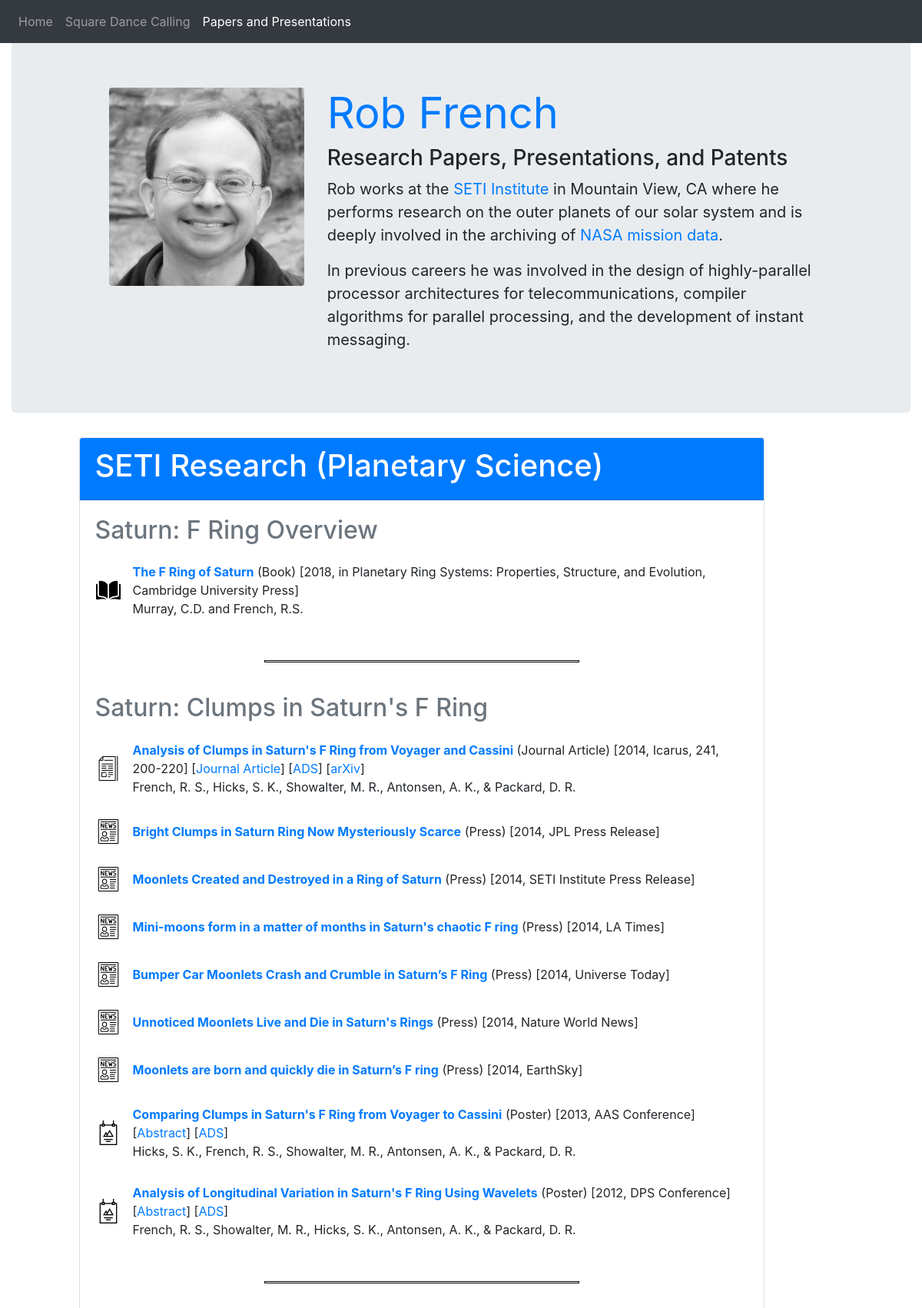
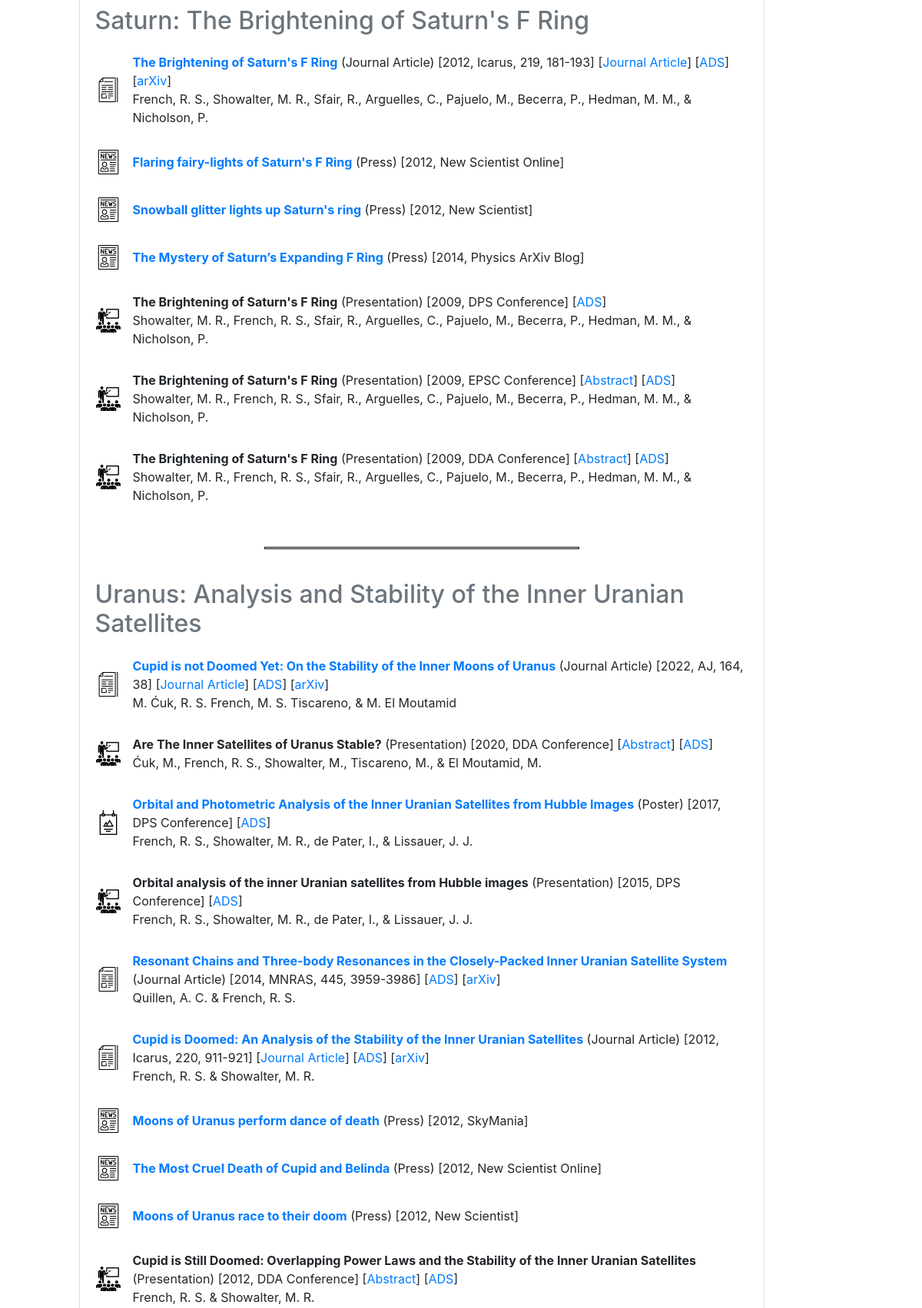
/papers (upper part), run on the app's committed database (2 pictures, top to bottom).
### papers/models.py (models this page shows, shortened)
class PaperCategory(models.Model):
    name = models.CharField(max_length=120)
    display_order = models.IntegerField(unique=True)
    class Meta:
        ordering = ['display_order']

class PaperSubCategory(models.Model):
    category = models.ForeignKey('PaperCategory', on_delete=models.PROTECT)
    name = models.CharField(max_length=120)
    display_order = models.IntegerField()
    class Meta:
        ordering = ['category', 'display_order']

class Paper(models.Model):
    sub_category = models.ForeignKey('PaperSubCategory', on_delete=models.PROTECT)
    display_order = models.IntegerField()
    doc_type = models.CharField(max_length=255)
    year = models.IntegerField()
    title = models.CharField(max_length=255)
    citation = models.CharField(max_length=120, blank=True)
    authors = models.CharField(max_length=255, blank=True)
    full_text_link = models.CharField(max_length=255, blank=True)
    journal_link = models.CharField(max_length=255, blank=True)
    abstract_link = models.CharField(max_length=255, blank=True)
    arXiv_link = models.CharField(max_length=255, blank=True)
    ADS_link = models.CharField(max_length=255, blank=True)
    class Meta:
        ordering = ['sub_category', 'display_order']

### papers/views.py (the view)
# urls.py: path('papers', papers.views.papers),
def papers(request):
    paper_dict = {}
    category_list = []
    sub_category_dict = {}
    for category in PaperCategory.objects.all():
        category_used = False
        sub_categories = (PaperSubCategory.objects.
                          filter(category__name=category.name))
        sub_category_dict[category.name] = []
        for i, sub_category in enumerate(sub_categories):
            papers = (Paper.objects.filter(sub_category=sub_category).
                      order_by('display_order'))
            paper_list = list(papers)
            for paper in paper_list:
                if (paper.full_text_link and
                    (paper.full_text_link.find('rfrench.org') != -1 or
                     not paper.full_text_link.startswith('http'))):
                    paper.full_text_link = (paper.full_text_link.
                            replace('http://rfrench.org/papers', '/papers'))
                    paper.full_static_content = True
                else:
                    paper.full_static_content = False
                if (paper.abstract_link and
                    (paper.abstract_link.find('rfrench.org') != -1 or
                     not paper.abstract_link.startswith('http'))):
                    paper.abstract_link = (paper.abstract_link.
                            replace('http://rfrench.org/papers', '/papers'))
                    paper.abstract_static_content = True
                else:
                    paper.abstract_static_content = False
            if len(paper_list) > 0:
                sub_category_dict[category.name].append(sub_category)
                category_used = True
                paper_dict[(category.name,
                            sub_category.name)] = paper_list
            sub_category.not_last_entry = i != len(sub_categories)-1
            print(sub_category.name, sub_category.not_last_entry)
        if category_used:
            category_list.append(category.name)
    return render(request, 'papers/papers.html',
                  {'categories': category_list,
                   'sub_categories': sub_category_dict,
                   'papers': paper_dict})

### papers/templates/papers/papers.html (shortened to what this page needs)
<!doctype html>
<html lang="en">
  <head>
    <link rel="stylesheet" href="https://maxcdn.bootstrapcdn.com/bootstrap/4.0.0-beta.3/css/bootstrap.min.css">
  </head>
  <body style="padding-top:50px;">
    {% load static %}
    <div class="container-fluid">
      <nav class="navbar fixed-top navbar-expand-sm navbar-dark bg-dark">
        <ul class="navbar-nav mr-auto">
          <li class="nav-item">
            <a class="nav-link" href="/">Home</a>
          </li>
          <li class="nav-item">
            <a class="nav-link" href="/calling/">Square Dance Calling</a>
          </li>
          <li class="nav-item active">
            <a class="nav-link" href="/papers/">Papers and Presentations <span class="sr-only">(current)</span></a>
          </li>
        </ul>
      </nav>
      <div class="jumbotron">
        <div class="row">
          <div class="col-1"></div>
          <div class="col-3">
            <img class="img-fluid rounded" src="{% static "papers/rob-papers.jpg" %}" alt="Rob's face"/>
          </div>
          <div class="col-7">
            <div class="row">
              <div class="col-12">
                <h1 class="display-4"><a href="/"><strong>Rob French</strong></a></h1>
                <h3>Research Papers, Presentations, and Patents</h3>
                <p class="lead">
                  <strong>Rob works at the <a target="_blank" href="https://www.seti.org/">SETI Institute</a>
                  in Mountain View, CA where he performs research on the outer planets of our solar system
                  and is deeply involved in the archiving of
                  <a target="_blank" href="https://pds-rings.seti.org/">NASA mission data</a>.</strong>
                </p>
                <p class="lead">
                  <strong>In previous careers he was involved in the design of highly-parallel processor
                  architectures for telecommunications, compiler algorithms for parallel processing, and the
                  development of instant messaging.</strong>
                </p>
              </div>
            </div>
          </div>
        </div>
      </div>
    </div>
    <div class="row">
      <div class="col-1"></div>
      <div class="col-9">
        {% for category in categories %}
          <div class="card">
            <div class="card-header text-white bg-primary">
              <h1>{{ category }}</h1>
            </div>
            <div class="card-body">
              {% for category2, sub_categories in sub_categories.items %}
                {% if category == category2 %}
                  {% for sub_category in sub_categories %}
                    <h2 class="text-secondary">{{ sub_category.name }}</h2>
                    <table>
                      {% for papers_key, papers in papers.items %}
                        {% if papers_key.0 == category and papers_key.1 == sub_category.name %}
                          {% for paper in papers %}
                            <tr>
                              <td style="padding-right:15px;padding-top:15px;padding-bottom:15px;">
                                {% if paper.doc_type == 'Patent' %}
                                  <img src="{% static "papers/icon-patent.png" %}">
                                {% elif paper.doc_type == 'Presentation' %}
                                  <img src="{% static "papers/icon-presentation.png" %}">
                                {% elif paper.doc_type == 'Poster' %}
                                  <img src="{% static "papers/icon-poster.png" %}">
                                {% elif paper.doc_type == 'Press' %}
                                  <img src="{% static "papers/icon-newspaper.png" %}">
                                {% elif paper.doc_type == 'Journal Article' %}
                                  <img src="{% static "papers/icon-article.png" %}">
                                {% elif paper.doc_type == 'Technical Report' %}
                                  <img src="{% static "papers/icon-article.png" %}">
                                {% elif paper.doc_type == 'Conference Proceedings' %}
                                  <img src="{% static "papers/icon-article.png" %}">
                                {% elif paper.doc_type == 'Announcement' %}
                                  <img src="{% static "papers/icon-announcement.png" %}">
                                {% elif paper.doc_type == 'Thesis' %}
                                  <img src="{% static "papers/icon-thesis.png" %}">
                                {% elif paper.doc_type == 'Book' %}
                                  <img src="{% static "papers/icon-book.png" %}">
                                {% endif %}
                              </td>
                              <td style="padding-top:15px;padding-bottom:15px;">
                                {% if paper.full_text_link %}
                                  {% if paper.full_static_content %}
                                    <a target="_blank" href="{% static paper.full_text_link %}"><b>{{paper.title}}</b></a>
                                  {% else %}
                                    <a target="_blank" href="{{ paper.full_text_link }}"><b>{{paper.title}}</b></a>
                                  {% endif %}
                                {% else %}
                                  <b>{{paper.title}}</b>
                                {% endif %}
                                ({{ paper.doc_type }})
                                {% if paper.citation %}
                                  [{{ paper.year }}, {{ paper.citation }}]
                                {% else %}
                                  [{{ paper.year }}]
                                {% endif %}
                                {% if paper.journal_link %}
                                  [<a target="_blank" href="{{ paper.journal_link }}">Journal Article</a>]
                                {% endif %}
                                {% if paper.abstract_link %}
                                  {% if paper.abstract_static_content %}
                                    [<a target="_blank" href="{% static paper.abstract_link %}">Abstract</a>]
                                  {% else %}
                                    [<a target="_blank" href="{{ paper.abstract_link }}">Abstract</a>]
                                  {% endif %}
                                {% endif %}
                                {% if paper.ADS_link %}
                                  [<a target="_blank" href="{{ paper.ADS_link }}">ADS</a>]
                                {% endif %}
                                {% if paper.arXiv_link %}
                                  [<a target="_blank" href="{{ paper.arXiv_link }}">arXiv</a>]
                                {% endif %}
                                <br>
                                {% if paper.authors %}
                                  {{ paper.authors }}<br>
                                {% endif %}
                              </td>
                            </tr>
                          {% endfor %}
                        {% endif %}
                      {% endfor %}
                    </table>
                    {% if sub_category.not_last_entry %}
                      <br>
                      <div class="row">
                        <div class="col-3"></div>
                        <div class="col-6"><hr style="height:1px; border:solid 1px black; color:#000;"></div>
                      </div>
                    <br>
                    {% endif %}
                  {% endfor %}
                {% endif %}
              {% endfor %}
            </div>
          </div>
          <br>
        {% endfor %}
      </div>
    </div>
    <br>
  </body>
</html>

### data on the page
PaperCategory: categories "SETI Research (Planetary Science)"
PaperSubCategory: name "Saturn: F Ring Overview"
Paper: title "The F Ring of Saturn", doc_type "Book", year "2018", citation "in Planetary Ring Systems: Properties, Structure, and Evolution, Cambridge University Press", authors "Murray, C.D. and French, R.S."
PaperSubCategory: name "Saturn: Clumps in Saturn's F Ring"
Paper: title "Analysis of Clumps in Saturn's F Ring from Voyager and Cassini", doc_type "Journal Article", year "2014", citation "Icarus, 241, 200-220", authors "French, R. S., Hicks, S. K., Showalter, M. R., Antonsen, A. K., & Packard, D. R."
Paper: title "Bright Clumps in Saturn Ring Now Mysteriously Scarce", doc_type "Press", year "2014", citation "JPL Press Release"
Paper: title "Moonlets Created and Destroyed in a Ring of Saturn", doc_type "Press", year "2014", citation "SETI Institute Press Release"
Paper: title "Mini-moons form in a matter of months in Saturn's chaotic F ring", doc_type "Press", year "2014", citation "LA Times"
Paper: title "Bumper Car Moonlets Crash and Crumble in Saturn’s F Ring", doc_type "Press", year "2014", citation "Universe Today"
Paper: title "Unnoticed Moonlets Live and Die in Saturn's Rings", doc_type "Press", year "2014", citation "Nature World News"
Paper: title "Moonlets are born and quickly die in Saturn’s F ring", doc_type "Press", year "2014", citation "EarthSky"
Paper: title "Comparing Clumps in Saturn's F Ring from Voyager to Cassini", doc_type "Poster", year "2013", citation "AAS Conference", shows "Abstract", authors "Hicks, S. K., French, R. S., Showalter, M. R., Antonsen, A. K., & Packard, D. R."
Paper: title "Analysis of Longitudinal Variation in Saturn's F Ring Using Wavelets", doc_type "Poster", year "2012", citation "DPS Conference", shows "Abstract", authors "French, R. S., Showalter, M. R., Hicks, S. K., Antonsen, A. K., & Packard, D. R."
PaperSubCategory: name "Saturn: The Brightening of Saturn's F Ring"
Paper: title "The Brightening of Saturn's F Ring", doc_type "Journal Article", year "2012", citation "Icarus, 219, 181-193", authors "French, R. S., Showalter, M. R., Sfair, R., Arguelles, C., Pajuelo, M., Becerra, P., Hedman, M. M., & Nicholson, P."
Paper: title "Flaring fairy-lights of Saturn's F Ring", doc_type "Press", year "2012", citation "New Scientist Online"
Paper: title "Snowball glitter lights up Saturn's ring", doc_type "Press", year "2012", citation "New Scientist"
Paper: title "The Mystery of Saturn’s Expanding F Ring", doc_type "Press", year "2014", citation "Physics ArXiv Blog"
Paper: title "The Brightening of Saturn's F Ring", doc_type "Presentation", year "2009", citation "DPS Conference", authors "Showalter, M. R., French, R. S., Sfair, R., Arguelles, C., Pajuelo, M., Becerra, P., Hedman, M. M., & Nicholson, P."
Paper: title "The Brightening of Saturn's F Ring", doc_type "Presentation", year "2009", citation "EPSC Conference", shows "Abstract", authors "Showalter, M. R., French, R. S., Sfair, R., Arguelles, C., Pajuelo, M., Becerra, P., Hedman, M. M., & Nicholson, P."
Paper: title "The Brightening of Saturn's F Ring", doc_type "Presentation", year "2009", citation "DDA Conference", shows "Abstract", authors "Showalter, M. R., French, R. S., Sfair, R., Arguelles, C., Pajuelo, M., Becerra, P., Hedman, M. M., & Nicholson, P."
PaperSubCategory: name "Uranus: Analysis and Stability of the Inner Uranian Satellites"
Paper: title "Cupid is not Doomed Yet: On the Stability of the Inner Moons of Uranus", doc_type "Journal Article", year "2022", citation "AJ, 164, 38", authors "M. Ćuk, R. S. French, M. S. Tiscareno, & M. El Moutamid"
Paper: title "Are The Inner Satellites of Uranus Stable?", doc_type "Presentation", year "2020", citation "DDA Conference", authors "Ćuk, M., French, R. S., Showalter, M., Tiscareno, M., & El Moutamid, M."
Paper: title "Orbital and Photometric Analysis of the Inner Uranian Satellites from Hubble Images", doc_type "Poster", year "2017", citation "DPS Conference", authors "French, R. S., Showalter, M. R., de Pater, I., & Lissauer, J. J."
Paper: title "Orbital analysis of the inner Uranian satellites from Hubble images", doc_type "Presentation", year "2015", citation "DPS Conference", authors "French, R. S., Showalter, M. R., de Pater, I., & Lissauer, J. J."
Paper: title "Resonant Chains and Three-body Resonances in the Closely-Packed Inner Uranian Satellite System", doc_type "Journal Article", year "2014", citation "MNRAS, 445, 3959-3986", authors "Quillen, A. C. & French, R. S."
Paper: title "Cupid is Doomed: An Analysis of the Stability of the Inner Uranian Satellites", doc_type "Journal Article", year "2012", citation "Icarus, 220, 911-921", authors "French, R. S. & Showalter, M. R."
Paper: title "Moons of Uranus perform dance of death", doc_type "Press", year "2012", citation "SkyMania"
Paper: title "The Most Cruel Death of Cupid and Belinda", doc_type "Press", year "2012", citation "New Scientist Online"
Paper: title "Moons of Uranus race to their doom", doc_type "Press", year "2012", citation "New Scientist"
Paper: title "Cupid is Still Doomed: Overlapping Power Laws and the Stability of the Inner Uranian Satellites", doc_type "Presentation", year "2012", citation "DDA Conference", shows "Abstract", authors "French, R. S. & Showalter, M. R."
